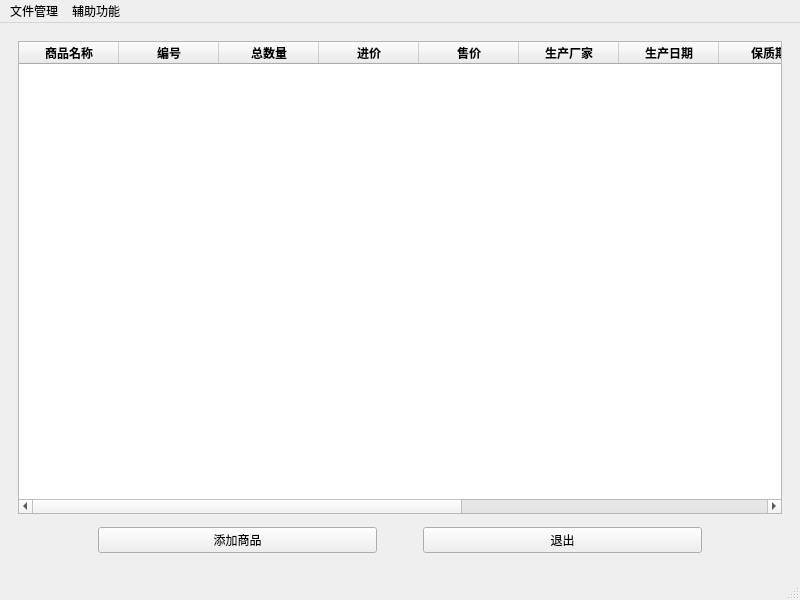
<?xml version="1.0" encoding="UTF-8"?>
<ui version="4.0">
 <class>MainWindow</class>
 <widget class="QMainWindow" name="MainWindow">
  <property name="geometry">
   <rect>
    <x>0</x>
    <y>0</y>
    <width>800</width>
    <height>600</height>
   </rect>
  </property>
  <property name="sizePolicy">
   <sizepolicy hsizetype="Preferred" vsizetype="Preferred">
    <horstretch>0</horstretch>
    <verstretch>0</verstretch>
   </sizepolicy>
  </property>
  <property name="minimumSize">
   <size>
    <width>800</width>
    <height>600</height>
   </size>
  </property>
  <property name="maximumSize">
   <size>
    <width>800</width>
    <height>600</height>
   </size>
  </property>
  <property name="windowTitle">
   <string>MainWindow</string>
  </property>
  <widget class="QWidget" name="centralwidget">
   <layout class="QVBoxLayout" name="verticalLayout_3">
    <item>
     <widget class="QStackedWidget" name="stackedWidget">
      <property name="currentIndex">
       <number>0</number>
      </property>
      <widget class="QWidget" name="page">
       <layout class="QVBoxLayout" name="verticalLayout_2">
        <item>
         <layout class="QVBoxLayout" name="verticalLayout">
          <item>
           <widget class="QTableWidget" name="tableWidgetGoods">
            <column>
             <property name="text">
              <string>商品名称</string>
             </property>
             <property name="font">
              <font>
               <bold>true</bold>
              </font>
             </property>
            </column>
            <column>
             <property name="text">
              <string>编号</string>
             </property>
             <property name="font">
              <font>
               <bold>true</bold>
              </font>
             </property>
            </column>
            <column>
             <property name="text">
              <string>总数量</string>
             </property>
             <property name="font">
              <font>
               <bold>true</bold>
              </font>
             </property>
            </column>
            <column>
             <property name="text">
              <string>进价</string>
             </property>
             <property name="font">
              <font>
               <bold>true</bold>
              </font>
             </property>
            </column>
            <column>
             <property name="text">
              <string>售价</string>
             </property>
             <property name="font">
              <font>
               <bold>true</bold>
              </font>
             </property>
            </column>
            <column>
             <property name="text">
              <string>生产厂家</string>
             </property>
             <property name="font">
              <font>
               <bold>true</bold>
              </font>
             </property>
            </column>
            <column>
             <property name="text">
              <string>生产日期</string>
             </property>
             <property name="font">
              <font>
               <bold>true</bold>
              </font>
             </property>
            </column>
            <column>
             <property name="text">
              <string>保质期</string>
             </property>
             <property name="font">
              <font>
               <bold>true</bold>
              </font>
             </property>
            </column>
            <column>
             <property name="text">
              <string>操作1</string>
             </property>
             <property name="font">
              <font>
               <bold>true</bold>
              </font>
             </property>
            </column>
            <column>
             <property name="text">
              <string>操作2</string>
             </property>
             <property name="font">
              <font>
               <bold>true</bold>
              </font>
             </property>
            </column>
            <column>
             <property name="text">
              <string>操作3</string>
             </property>
             <property name="font">
              <font>
               <bold>true</bold>
              </font>
             </property>
            </column>
            <column>
             <property name="text">
              <string>备注</string>
             </property>
             <property name="font">
              <font>
               <italic>false</italic>
               <bold>true</bold>
              </font>
             </property>
            </column>
           </widget>
          </item>
          <item>
           <layout class="QHBoxLayout" name="horizontalLayout">
            <item>
             <spacer name="horizontalSpacer_2">
              <property name="orientation">
               <enum>Qt::Orientation::Horizontal</enum>
              </property>
              <property name="sizeType">
               <enum>QSizePolicy::Policy::Fixed</enum>
              </property>
              <property name="sizeHint" stdset="0">
               <size>
                <width>80</width>
                <height>20</height>
               </size>
              </property>
             </spacer>
            </item>
            <item>
             <spacer name="verticalSpacer">
              <property name="orientation">
               <enum>Qt::Orientation::Vertical</enum>
              </property>
              <property name="sizeType">
               <enum>QSizePolicy::Policy::Fixed</enum>
              </property>
              <property name="sizeHint" stdset="0">
               <size>
                <width>0</width>
                <height>40</height>
               </size>
              </property>
             </spacer>
            </item>
            <item>
             <widget class="QPushButton" name="pushButtonAddGoods">
              <property name="text">
               <string>添加商品</string>
              </property>
             </widget>
            </item>
            <item>
             <spacer name="horizontalSpacer_7">
              <property name="orientation">
               <enum>Qt::Orientation::Horizontal</enum>
              </property>
              <property name="sizeType">
               <enum>QSizePolicy::Policy::Fixed</enum>
              </property>
              <property name="sizeHint" stdset="0">
               <size>
                <width>40</width>
                <height>20</height>
               </size>
              </property>
             </spacer>
            </item>
            <item>
             <widget class="QPushButton" name="pushButtonExit">
              <property name="text">
               <string>退出</string>
              </property>
             </widget>
            </item>
            <item>
             <spacer name="verticalSpacer_2">
              <property name="orientation">
               <enum>Qt::Orientation::Vertical</enum>
              </property>
              <property name="sizeType">
               <enum>QSizePolicy::Policy::Fixed</enum>
              </property>
              <property name="sizeHint" stdset="0">
               <size>
                <width>0</width>
                <height>40</height>
               </size>
              </property>
             </spacer>
            </item>
            <item>
             <spacer name="horizontalSpacer_8">
              <property name="orientation">
               <enum>Qt::Orientation::Horizontal</enum>
              </property>
              <property name="sizeType">
               <enum>QSizePolicy::Policy::Fixed</enum>
              </property>
              <property name="sizeHint" stdset="0">
               <size>
                <width>80</width>
                <height>20</height>
               </size>
              </property>
             </spacer>
            </item>
           </layout>
          </item>
         </layout>
        </item>
       </layout>
      </widget>
      <widget class="QWidget" name="page_2">
       <layout class="QVBoxLayout" name="verticalLayout_5">
        <item>
         <layout class="QVBoxLayout" name="verticalLayout_4">
          <item>
           <widget class="QTableWidget" name="tableWidgetSales">
            <column>
             <property name="text">
              <string>订单号</string>
             </property>
            </column>
            <column>
             <property name="text">
              <string>数量</string>
             </property>
            </column>
            <column>
             <property name="text">
              <string>折扣率</string>
             </property>
            </column>
            <column>
             <property name="text">
              <string>订单时间</string>
             </property>
            </column>
            <column>
             <property name="text">
              <string>联系电话</string>
             </property>
            </column>
            <column>
             <property name="text">
              <string>操作1</string>
             </property>
            </column>
            <column>
             <property name="text">
              <string>操作2</string>
             </property>
            </column>
           </widget>
          </item>
          <item>
           <layout class="QHBoxLayout" name="horizontalLayout_2">
            <item>
             <spacer name="horizontalSpacer_4">
              <property name="orientation">
               <enum>Qt::Orientation::Vertical</enum>
              </property>
              <property name="sizeHint" stdset="0">
               <size>
                <width>40</width>
                <height>20</height>
               </size>
              </property>
             </spacer>
            </item>
            <item>
             <widget class="QPushButton" name="pushButtonSalesAdd">
              <property name="text">
               <string>增加销售数据</string>
              </property>
             </widget>
            </item>
            <item>
             <spacer name="horizontalSpacer_5">
              <property name="orientation">
               <enum>Qt::Orientation::Vertical</enum>
              </property>
              <property name="sizeType">
               <enum>QSizePolicy::Policy::Fixed</enum>
              </property>
              <property name="sizeHint" stdset="0">
               <size>
                <width>40</width>
                <height>20</height>
               </size>
              </property>
             </spacer>
            </item>
            <item>
             <widget class="QPushButton" name="pushButtonExit2">
              <property name="text">
               <string>返回</string>
              </property>
             </widget>
            </item>
            <item>
             <spacer name="horizontalSpacer_6">
              <property name="orientation">
               <enum>Qt::Orientation::Vertical</enum>
              </property>
              <property name="sizeHint" stdset="0">
               <size>
                <width>40</width>
                <height>20</height>
               </size>
              </property>
             </spacer>
            </item>
           </layout>
          </item>
         </layout>
        </item>
       </layout>
      </widget>
      <widget class="QWidget" name="page_3">
       <widget class="QTabWidget" name="tabWidget">
        <property name="geometry">
         <rect>
          <x>0</x>
          <y>0</y>
          <width>771</width>
          <height>481</height>
         </rect>
        </property>
        <property name="currentIndex">
         <number>0</number>
        </property>
        <widget class="QWidget" name="goodsInquiry">
         <attribute name="title">
          <string>商品信息查询</string>
         </attribute>
         <widget class="QTableWidget" name="tableWidgetGoodsInquiry">
          <property name="geometry">
           <rect>
            <x>20</x>
            <y>40</y>
            <width>711</width>
            <height>391</height>
           </rect>
          </property>
          <column>
           <property name="text">
            <string>商品名称</string>
           </property>
          </column>
          <column>
           <property name="text">
            <string>编号</string>
           </property>
          </column>
          <column>
           <property name="text">
            <string>总数量</string>
           </property>
          </column>
          <column>
           <property name="text">
            <string>进价</string>
           </property>
          </column>
          <column>
           <property name="text">
            <string>售价</string>
           </property>
          </column>
          <column>
           <property name="text">
            <string>生产厂家</string>
           </property>
          </column>
          <column>
           <property name="text">
            <string>生产日期</string>
           </property>
          </column>
          <column>
           <property name="text">
            <string>保质期</string>
           </property>
          </column>
         </widget>
         <widget class="QWidget" name="layoutWidget">
          <property name="geometry">
           <rect>
            <x>20</x>
            <y>10</y>
            <width>371</width>
            <height>26</height>
           </rect>
          </property>
          <layout class="QHBoxLayout" name="horizontalLayout_3">
           <item>
            <widget class="QLabel" name="label">
             <property name="text">
              <string>查询关键字：</string>
             </property>
            </widget>
           </item>
           <item>
            <widget class="QComboBox" name="comboBox">
             <item>
              <property name="text">
               <string>商品名称</string>
              </property>
             </item>
             <item>
              <property name="text">
               <string>商品编号</string>
              </property>
             </item>
             <item>
              <property name="text">
               <string>生产厂家</string>
              </property>
             </item>
            </widget>
           </item>
           <item>
            <widget class="QLineEdit" name="lineEdit"/>
           </item>
           <item>
            <widget class="QPushButton" name="pushButtonInquiry1">
             <property name="text">
              <string>查询</string>
             </property>
            </widget>
           </item>
          </layout>
         </widget>
        </widget>
        <widget class="QWidget" name="goodsInquiryAdvanced">
         <attribute name="title">
          <string>商品信息高级检索</string>
         </attribute>
         <widget class="QTableWidget" name="tableWidgetGoodsInquiryAdvanced">
          <property name="geometry">
           <rect>
            <x>20</x>
            <y>40</y>
            <width>711</width>
            <height>391</height>
           </rect>
          </property>
          <column>
           <property name="text">
            <string>商品名称</string>
           </property>
          </column>
          <column>
           <property name="text">
            <string>编号</string>
           </property>
          </column>
          <column>
           <property name="text">
            <string>总数量</string>
           </property>
          </column>
          <column>
           <property name="text">
            <string>进价</string>
           </property>
          </column>
          <column>
           <property name="text">
            <string>售价</string>
           </property>
          </column>
          <column>
           <property name="text">
            <string>生产厂家</string>
           </property>
          </column>
          <column>
           <property name="text">
            <string>生产日期</string>
           </property>
          </column>
          <column>
           <property name="text">
            <string>保质期</string>
           </property>
          </column>
         </widget>
         <widget class="QWidget" name="layoutWidget">
          <property name="geometry">
           <rect>
            <x>20</x>
            <y>10</y>
            <width>214</width>
            <height>26</height>
           </rect>
          </property>
          <layout class="QHBoxLayout" name="horizontalLayout_5">
           <item>
            <widget class="QLineEdit" name="lineEdit_3"/>
           </item>
           <item>
            <widget class="QPushButton" name="pushButtonInquiry1Advanced">
             <property name="text">
              <string>高级检索</string>
             </property>
            </widget>
           </item>
          </layout>
         </widget>
        </widget>
        <widget class="QWidget" name="salesInquiry">
         <attribute name="title">
          <string>销售信息查询</string>
         </attribute>
         <widget class="QTableWidget" name="tableWidgetSalesInquiry">
          <property name="geometry">
           <rect>
            <x>20</x>
            <y>40</y>
            <width>711</width>
            <height>391</height>
           </rect>
          </property>
          <column>
           <property name="text">
            <string>订单号</string>
           </property>
          </column>
          <column>
           <property name="text">
            <string>数量</string>
           </property>
          </column>
          <column>
           <property name="text">
            <string>折扣率</string>
           </property>
          </column>
          <column>
           <property name="text">
            <string>订单日期</string>
           </property>
          </column>
          <column>
           <property name="text">
            <string>联系电话</string>
           </property>
          </column>
         </widget>
         <widget class="QWidget" name="layoutWidget">
          <property name="geometry">
           <rect>
            <x>21</x>
            <y>10</y>
            <width>371</width>
            <height>26</height>
           </rect>
          </property>
          <layout class="QHBoxLayout" name="horizontalLayout_4">
           <item>
            <widget class="QLabel" name="label_2">
             <property name="text">
              <string>查询关键字：</string>
             </property>
            </widget>
           </item>
           <item>
            <widget class="QComboBox" name="comboBox_2">
             <property name="maximumSize">
              <size>
               <width>16777215</width>
               <height>21</height>
              </size>
             </property>
             <property name="maxVisibleItems">
              <number>3</number>
             </property>
             <item>
              <property name="text">
               <string>编号</string>
              </property>
             </item>
             <item>
              <property name="text">
               <string>联系电话</string>
              </property>
             </item>
            </widget>
           </item>
           <item>
            <widget class="QLineEdit" name="lineEdit_2"/>
           </item>
           <item>
            <widget class="QPushButton" name="pushButtonInquirt2">
             <property name="text">
              <string>查询</string>
             </property>
            </widget>
           </item>
          </layout>
         </widget>
        </widget>
        <widget class="QWidget" name="salesInquiryAdvanced">
         <attribute name="title">
          <string>销售信息高级检索</string>
         </attribute>
         <widget class="QTableWidget" name="tableWidgetSalesInquiryAdvanced">
          <property name="geometry">
           <rect>
            <x>20</x>
            <y>40</y>
            <width>711</width>
            <height>391</height>
           </rect>
          </property>
          <column>
           <property name="text">
            <string>订单号</string>
           </property>
          </column>
          <column>
           <property name="text">
            <string>数量</string>
           </property>
          </column>
          <column>
           <property name="text">
            <string>折扣率</string>
           </property>
          </column>
          <column>
           <property name="text">
            <string>订单日期</string>
           </property>
          </column>
          <column>
           <property name="text">
            <string>联系电话</string>
           </property>
          </column>
         </widget>
         <widget class="QWidget" name="layoutWidget">
          <property name="geometry">
           <rect>
            <x>20</x>
            <y>10</y>
            <width>214</width>
            <height>26</height>
           </rect>
          </property>
          <layout class="QHBoxLayout" name="horizontalLayout_6">
           <item>
            <widget class="QLineEdit" name="lineEdit_4"/>
           </item>
           <item>
            <widget class="QPushButton" name="pushButtonInquiry2Advanced">
             <property name="text">
              <string>高级检索</string>
             </property>
            </widget>
           </item>
          </layout>
         </widget>
        </widget>
       </widget>
       <widget class="QPushButton" name="pushButtonBackToMain">
        <property name="geometry">
         <rect>
          <x>680</x>
          <y>490</y>
          <width>75</width>
          <height>24</height>
         </rect>
        </property>
        <property name="text">
         <string>返回</string>
        </property>
       </widget>
      </widget>
      <widget class="QWidget" name="page_4"/>
     </widget>
    </item>
   </layout>
  </widget>
  <widget class="QMenuBar" name="menubar">
   <property name="geometry">
    <rect>
     <x>0</x>
     <y>0</y>
     <width>800</width>
     <height>22</height>
    </rect>
   </property>
   <widget class="QMenu" name="menu">
    <property name="title">
     <string>文件管理</string>
    </property>
    <addaction name="actionopenFile"/>
    <addaction name="separator"/>
    <addaction name="actionsaveFile"/>
    <addaction name="separator"/>
    <addaction name="actionsaveFileAs"/>
   </widget>
   <widget class="QMenu" name="menu_2">
    <property name="title">
     <string>辅助功能</string>
    </property>
    <addaction name="actioninquiry"/>
    <addaction name="separator"/>
    <addaction name="actiondataAnalysis"/>
    <addaction name="separator"/>
    <addaction name="actionnonStock"/>
   </widget>
   <addaction name="menu"/>
   <addaction name="menu_2"/>
  </widget>
  <widget class="QStatusBar" name="statusbar"/>
  <action name="actionopenFile">
   <property name="text">
    <string>打开文件</string>
   </property>
  </action>
  <action name="actionsaveFile">
   <property name="text">
    <string>保存文件</string>
   </property>
  </action>
  <action name="actionsaveFileAs">
   <property name="text">
    <string>另存为</string>
   </property>
  </action>
  <action name="actioninquiry">
   <property name="text">
    <string>信息查询</string>
   </property>
  </action>
  <action name="actiondataAnalysis">
   <property name="text">
    <string>数据分析</string>
   </property>
  </action>
  <action name="actionnonStock">
   <property name="text">
    <string>缺货管理</string>
   </property>
  </action>
 </widget>
 <resources/>
 <connections/>
</ui>
